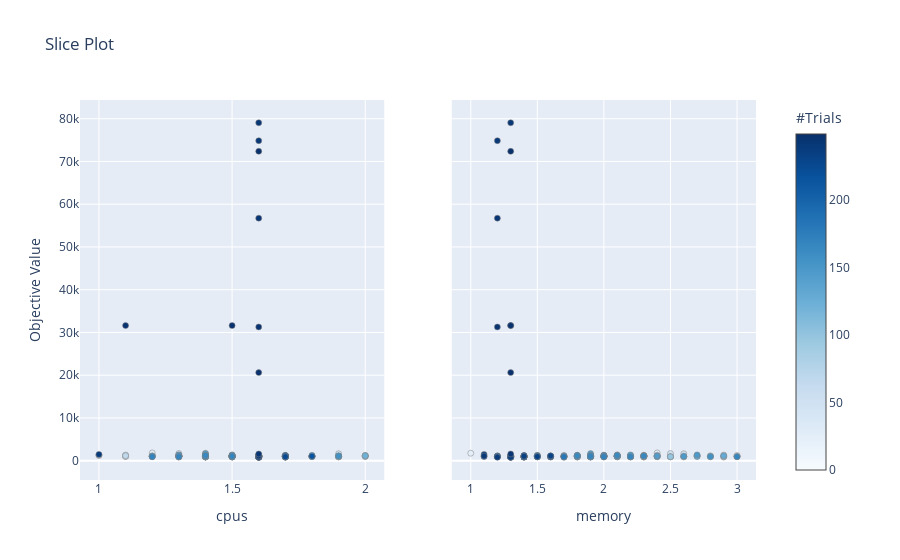

The notebook cell this image was saved under:
### Code cell
fig = optuna.visualization.plot_slice(study, params=["cpus", "memory"])
fig.show()

### Figure 1 — Plotly figure (JSON) as saved in the notebook; plotly's stock layout.template omitted (floating-point values rounded to 4 significant figures; data arrays with more than 128 entries replaced by an {"elided": "..."} marker saying what was removed)
{"data": [{"marker": {"color": {"elided": "250 int values"}, "colorbar": {"title": {"text": "#Trials"}, "x": 1, "xpad": 40}, "colorscale": [[0, "rgb(247,251,255)"], [0.125, "rgb(222,235,247)"], [0.25, "rgb(198,219,239)"], [0.375, "rgb(158,202,225)"], [0.5, "rgb(107,174,214)"], [0.625, "rgb(66,146,198)"], [0.75, "rgb(33,113,181)"], [0.875, "rgb(8,81,156)"], [1, "rgb(8,48,107)"]], "line": {"color": "Grey", "width": 0.5}, "showscale": true}, "mode": "markers", "showlegend": false, "type": "scatter", "x": {"elided": "250 float values"}, "xaxis": "x", "y": {"elided": "250 float values"}, "yaxis": "y"}, {"marker": {"color": {"elided": "250 int values"}, "colorbar": {"title": {"text": "#Trials"}, "x": 1, "xpad": 40}, "colorscale": [[0, "rgb(247,251,255)"], [0.125, "rgb(222,235,247)"], [0.25, "rgb(198,219,239)"], [0.375, "rgb(158,202,225)"], [0.5, "rgb(107,174,214)"], [0.625, "rgb(66,146,198)"], [0.75, "rgb(33,113,181)"], [0.875, "rgb(8,81,156)"], [1, "rgb(8,48,107)"]], "line": {"color": "Grey", "width": 0.5}, "showscale": false}, "mode": "markers", "showlegend": false, "type": "scatter", "x": {"elided": "250 float values"}, "xaxis": "x2", "y": {"elided": "250 float values"}, "yaxis": "y2"}], "layout": {"title": {"text": "Slice Plot"}, "xaxis": {"anchor": "y", "domain": [0, 0.45], "title": {"text": "cpus"}}, "xaxis2": {"anchor": "y2", "domain": [0.55, 1], "title": {"text": "memory"}}, "yaxis": {"anchor": "x", "domain": [0, 1], "title": {"text": "Objective Value"}}, "yaxis2": {"anchor": "x2", "domain": [0, 1], "matches": "y", "showticklabels": false}}}
